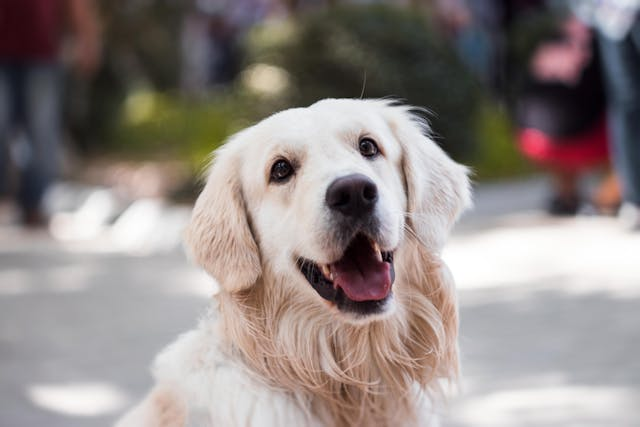
#> input picture images/dog.jpg, 640 x 427 px
$ jupyter execute 05_file_save.ipynb
#> lines starting #> are read from the running program, lines starting #| are printed output that depends on the picture
## 05. 파일 저장

[cell 1]
# 세팅
import cv2

### 5-1. 이미지 저장

[cell 2]
img = cv2.imread("./images/dog.jpg", cv2.IMREAD_GRAYSCALE)
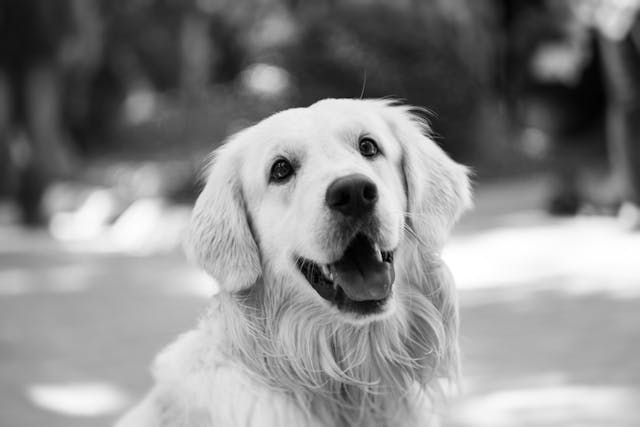
#> img: shape (427, 640); min 0, max 255, mean 137.4

cv2.imshow("Image", img)
cv2.waitKey(0)
cv2.destroyAllWindows()

# jpg -> png도 가능
cv2.imwrite("./images/dog_gray.png", img)
#> Out = True

### 5-2. 비디오 저장

[cell 3]
cap = cv2.VideoCapture("./videos/dog.mp4")

fourcc = cv2.VideoWriter_fourcc(*'H264') # 코덱 정의
fps = cap.get(cv2.CAP_PROP_FPS)
width = round(cap.get(cv2.CAP_PROP_FRAME_WIDTH))
height = round(cap.get(cv2.CAP_PROP_FRAME_HEIGHT))
out = cv2.VideoWriter("./videos/output.mp4", fourcc, fps, (width, height))

while cap.isOpened():
  ret, frame = cap.read()
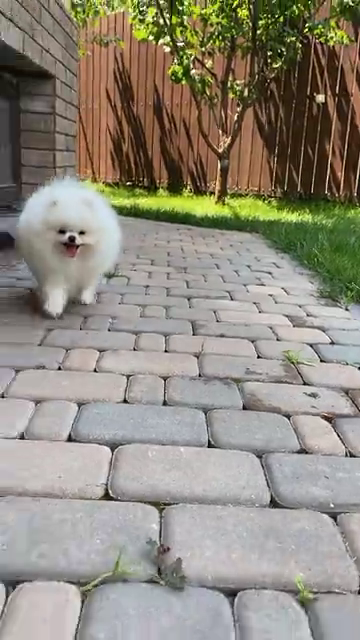
#> input picture frame 11 of videos/dog.mp4, 360 x 640 px
#> frame is the input picture: shape (640, 360, 3); mean B, G, R 126.9, 139.6, 145

  if not ret:
    break

  out.write(frame) # 영상만 저장, 소리는 저장X
  cv2.imshow("Video", frame)

  if cv2.waitKey(int(1000/fps)) == ord("q"):
#> (key q is pressed here)
    break;

out.release() # 자원 해제
cap.release()
cv2.destroyAllWindows()
